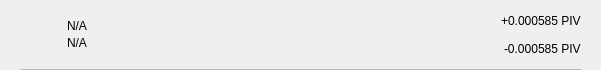
<?xml version="1.0" encoding="UTF-8"?>
<ui version="4.0">
 <class>TxRow</class>
 <widget class="QWidget" name="TxRow">
  <property name="geometry">
   <rect>
    <x>0</x>
    <y>0</y>
    <width>601</width>
    <height>70</height>
   </rect>
  </property>
  <property name="minimumSize">
   <size>
    <width>0</width>
    <height>40</height>
   </size>
  </property>
  <property name="windowTitle">
   <string>Form</string>
  </property>
  <layout class="QVBoxLayout" name="verticalLayout_3">
   <property name="spacing">
    <number>0</number>
   </property>
   <property name="leftMargin">
    <number>0</number>
   </property>
   <property name="topMargin">
    <number>0</number>
   </property>
   <property name="rightMargin">
    <number>0</number>
   </property>
   <property name="bottomMargin">
    <number>0</number>
   </property>
   <item>
    <widget class="QWidget" name="rowContainer" native="true">
     <layout class="QVBoxLayout" name="verticalLayout_2">
      <property name="spacing">
       <number>9</number>
      </property>
      <property name="leftMargin">
       <number>20</number>
      </property>
      <property name="topMargin">
       <number>9</number>
      </property>
      <property name="rightMargin">
       <number>20</number>
      </property>
      <property name="bottomMargin">
       <number>0</number>
      </property>
      <item>
       <widget class="QFrame" name="frame">
        <property name="styleSheet">
         <string notr="true">border:none;</string>
        </property>
        <property name="frameShape">
         <enum>QFrame::StyledPanel</enum>
        </property>
        <property name="frameShadow">
         <enum>QFrame::Raised</enum>
        </property>
        <layout class="QHBoxLayout" name="horizontalLayout" stretch="0,2,0">
         <property name="leftMargin">
          <number>0</number>
         </property>
         <property name="topMargin">
          <number>0</number>
         </property>
         <property name="rightMargin">
          <number>0</number>
         </property>
         <property name="bottomMargin">
          <number>0</number>
         </property>
         <item>
          <widget class="QPushButton" name="icon">
           <property name="focusPolicy">
            <enum>Qt::NoFocus</enum>
           </property>
           <property name="styleSheet">
            <string notr="true">border:none;</string>
           </property>
           <property name="text">
            <string/>
           </property>
           <property name="iconSize">
            <size>
             <width>28</width>
             <height>28</height>
            </size>
           </property>
          </widget>
         </item>
         <item>
          <layout class="QVBoxLayout" name="verticalLayout">
           <property name="spacing">
            <number>3</number>
           </property>
           <property name="leftMargin">
            <number>9</number>
           </property>
           <item>
            <widget class="QLabel" name="lblAddress">
             <property name="styleSheet">
              <string notr="true"/>
             </property>
             <property name="text">
              <string notr="true">N/A</string>
             </property>
             <property name="alignment">
              <set>Qt::AlignBottom|Qt::AlignLeading|Qt::AlignLeft</set>
             </property>
            </widget>
           </item>
           <item>
            <widget class="QLabel" name="lblDate">
             <property name="styleSheet">
              <string notr="true"/>
             </property>
             <property name="text">
              <string notr="true">N/A</string>
             </property>
             <property name="alignment">
              <set>Qt::AlignLeading|Qt::AlignLeft|Qt::AlignTop</set>
             </property>
            </widget>
           </item>
          </layout>
         </item>
         <item>
          <widget class="QWidget" name="containerAmounts" native="true">
           <property name="minimumSize">
            <size>
             <width>80</width>
             <height>0</height>
            </size>
           </property>
           <layout class="QVBoxLayout" name="verticalLayout_4">
            <property name="leftMargin">
             <number>0</number>
            </property>
            <property name="topMargin">
             <number>0</number>
            </property>
            <property name="rightMargin">
             <number>0</number>
            </property>
            <property name="bottomMargin">
             <number>0</number>
            </property>
            <item alignment="Qt::AlignRight">
             <widget class="QLabel" name="lblAmountTop">
              <property name="styleSheet">
               <string notr="true"/>
              </property>
              <property name="text">
               <string>+0.000585 PIV</string>
              </property>
             </widget>
            </item>
            <item alignment="Qt::AlignRight">
             <widget class="QLabel" name="lblAmountBottom">
              <property name="styleSheet">
               <string notr="true"/>
              </property>
              <property name="text">
               <string>-0.000585 PIV</string>
              </property>
             </widget>
            </item>
           </layout>
          </widget>
         </item>
        </layout>
       </widget>
      </item>
      <item>
       <widget class="QLabel" name="lblDivisory">
        <property name="minimumSize">
         <size>
          <width>0</width>
          <height>1</height>
         </size>
        </property>
        <property name="maximumSize">
         <size>
          <width>16777215</width>
          <height>1</height>
         </size>
        </property>
        <property name="styleSheet">
         <string notr="true">background-color:#bababa;</string>
        </property>
        <property name="text">
         <string/>
        </property>
        <property name="alignment">
         <set>Qt::AlignBottom|Qt::AlignLeading|Qt::AlignLeft</set>
        </property>
       </widget>
      </item>
     </layout>
    </widget>
   </item>
  </layout>
 </widget>
 <resources/>
 <connections/>
</ui>
